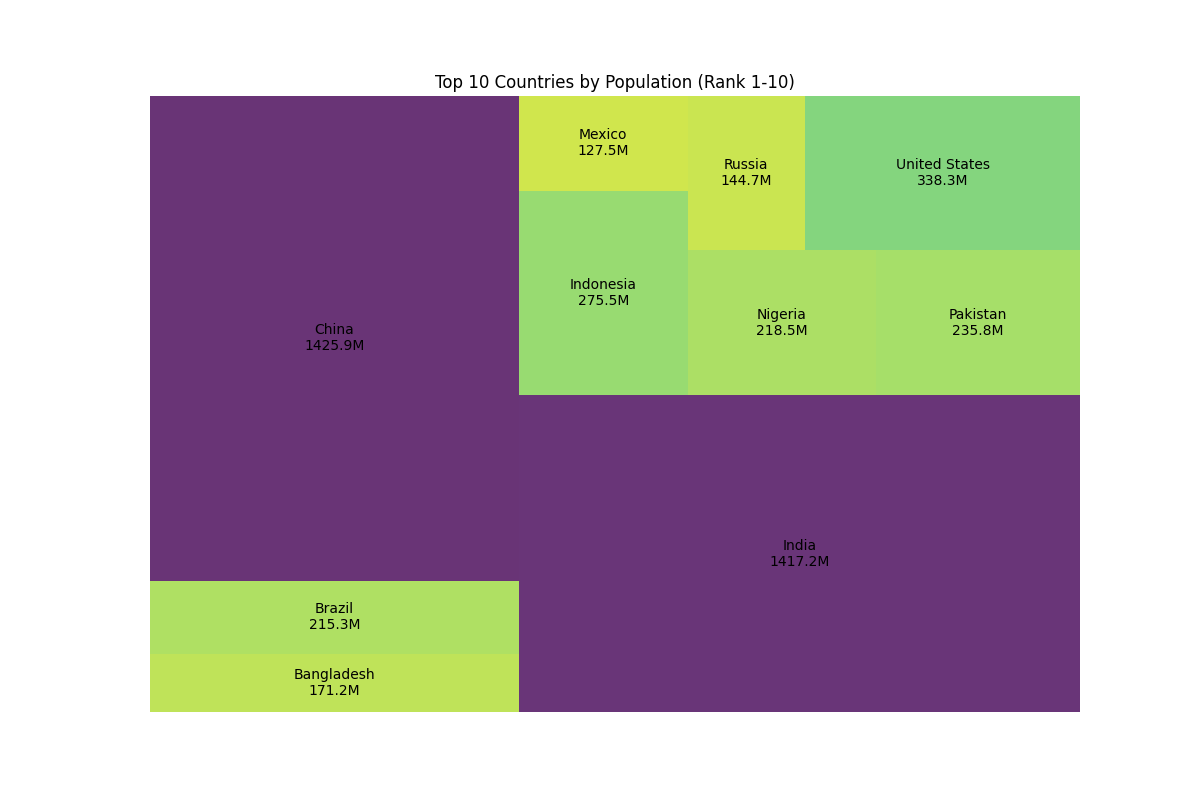

The script that drew this image:
import pandas as pd
import matplotlib.pyplot as plt
import squarify  # for treemap visualization

df = pd.read_csv("world_population.csv")
# https://www.kaggle.com/datasets/iamsouravbanerjee/world-population-dataset

top_10_countries = df[df['Rank'] <= 10]

print(top_10_countries)

sizes = top_10_countries['2022 Population']  # Population sizes
labels = top_10_countries['Country/Territory'] + "\n" + (top_10_countries['2022 Population'] / 1e6).round(1).astype(str) + "M"

plt.figure(figsize=(12, 8))
squarify.plot(sizes=sizes, label=labels, color=plt.cm.viridis_r(sizes / sizes.max()), alpha=0.8)
plt.axis('off')
plt.title("Top 10 Countries by Population (Rank 1-10)")
plt.show()
